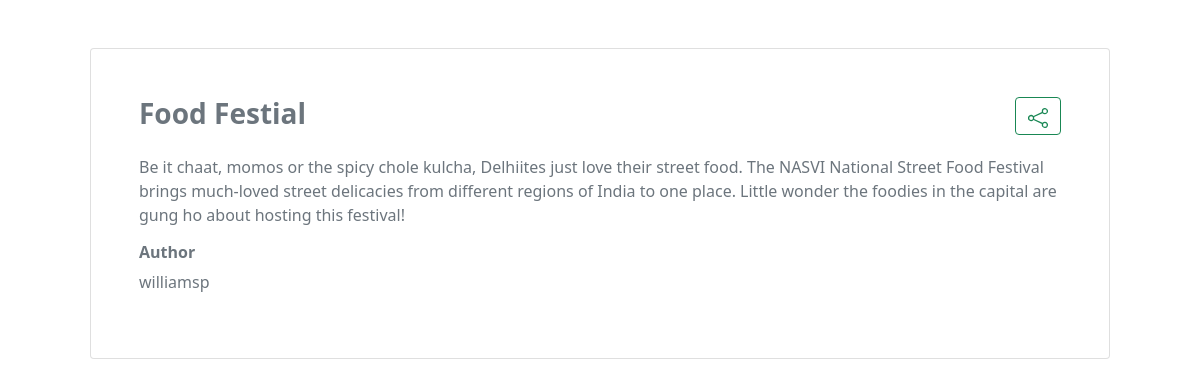
The page /share/5/ on the database its author committed.
### base/models.py (models this page shows, shortened)
class Blog(models.Model):
    id = models.AutoField
    title = models.CharField(max_length=50)
    body = models.TextField()
    likes = models.PositiveBigIntegerField(default=0)
    liked = models.ManyToManyField(Profile, blank=True)
    author = models.ForeignKey(User, on_delete=models.CASCADE)
    pub_date = models.DateTimeField(auto_now=True)
    publish = models.BooleanField(default=False)
    created_at = models.DateTimeField(auto_now_add=True)
    updated_at = models.DateTimeField(auto_now=True)

### base/views.py (the view)
# urls.py: path('share/<str:pk>/', views.share, name="add_blog"),
def share(request, pk):
    blog = Blog.objects.get(id=pk)
    return render(request, 'base/shared_blog.html', {'blog': blog})

### base/templates/base/shared_blog.html (shortened to what this page needs)
<!DOCTYPE html>
<html lang="en">
<head>
    <link href="https://cdn.jsdelivr.net/npm/bootstrap@5.1.3/dist/css/bootstrap.min.css" rel="stylesheet"
>
</head>
<body>
    <div class="container">
        <div class="card p-5 m-5 text-secondary text-justify">
            <div class="d-flex justify-content-between mb-3">
                <h3><strong>{{blog.title}}</strong></h3>
                <div>
                    <button class="btn btn-outline-success text-decoration-none" onclick="myFunction()">
                    </button>
                </div>
            </div>
            <p>{{blog.body}}</p>
            <h6><strong>Author</strong></h6>
            <p>{{blog.author}}</p>
        </div>
    </div>
</body>
</html>

### rows shown on the page
Blog: title "Food Festial", body "Be it chaat, momos or the spicy chole kulcha, Delhiites just love their street food. The NASVI National Street Food Festival brings much-loved street delicacies from different regions of India to one place. Little wonder the foodies in the capital are gung ho about hosting this festival!", author "williamsp"
